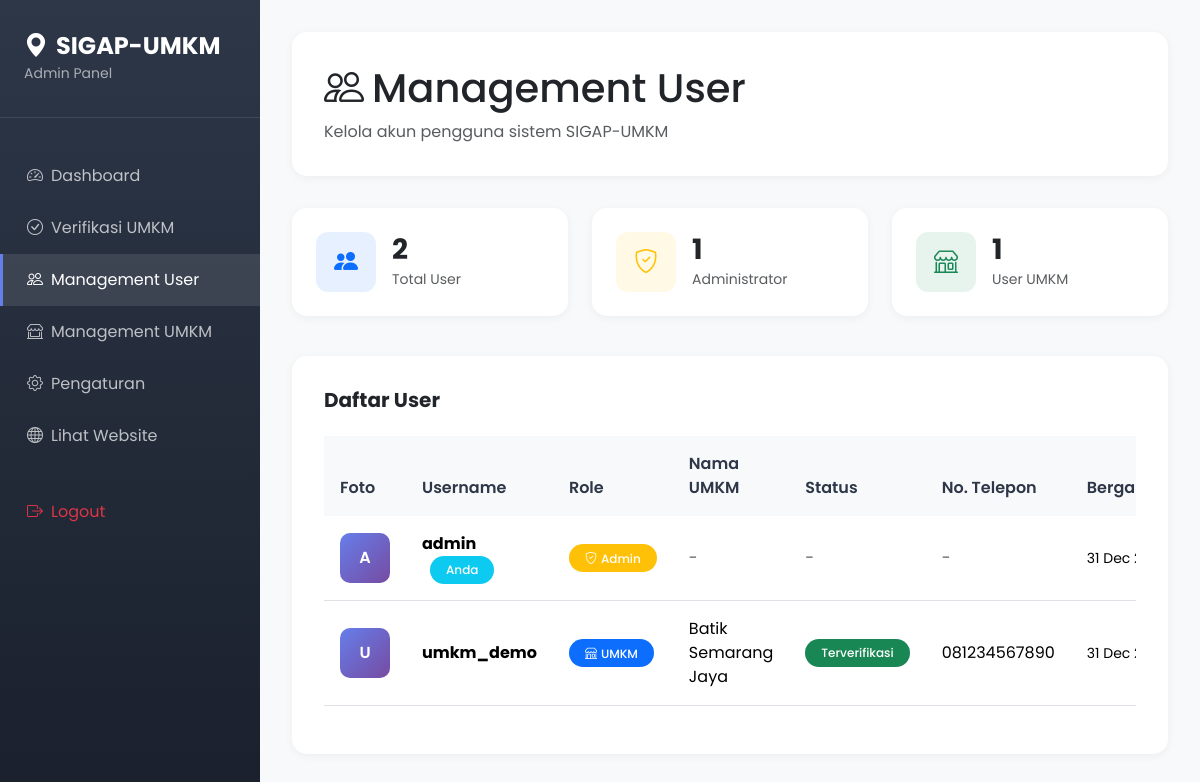
The page /admin/users.php (signed in) on the database its author committed.
### tables this page shows
CREATE TABLE users (
    id INT AUTO_INCREMENT PRIMARY KEY,
    username VARCHAR(50) UNIQUE NOT NULL,
    password VARCHAR(255) NOT NULL,
    role ENUM('admin', 'umkm') NOT NULL DEFAULT 'umkm',
    foto_profil VARCHAR(255) NULL,
    no_telepon VARCHAR(20) NULL,
    created_at TIMESTAMP DEFAULT CURRENT_TIMESTAMP,
    updated_at TIMESTAMP DEFAULT CURRENT_TIMESTAMP ON UPDATE CURRENT_TIMESTAMP,
    INDEX idx_username (username)
);

### admin/users.php (the view, shortened to what this page needs)
<?php
$database = new Database();
$conn = $database->getConnection();
$query = "SELECT u.*,
          CASE
              WHEN u.role = 'umkm' THEN (SELECT nama_usaha FROM umkm_data WHERE user_id = u.id LIMIT 1)
              ELSE NULL
          END as nama_usaha,
          CASE
              WHEN u.role = 'umkm' THEN (SELECT status_verifikasi FROM umkm_data WHERE user_id = u.id LIMIT 1)
              ELSE NULL
          END as status_verifikasi
          FROM users u
          ORDER BY u.role, u.created_at DESC";
$stmt = $conn->prepare($query);
$stmt->execute();
$users = $stmt->fetchAll();
$stats = [
    'total' => count($users),
    'admin' => count(array_filter($users, fn($u) => $u['role'] === 'admin')),
    'umkm' => count(array_filter($users, fn($u) => $u['role'] === 'umkm'))
];
?>
<!DOCTYPE html>
<html lang="id">
<head>
    <link href="https://cdn.jsdelivr.net/npm/bootstrap@5.3.2/dist/css/bootstrap.min.css" rel="stylesheet">
    <link rel="stylesheet" href="https://cdn.jsdelivr.net/npm/bootstrap-icons@1.11.1/font/bootstrap-icons.css">
</head>
<body>
    <nav class="sidebar">
        <div class="sidebar-brand">
            <h4><i class="bi bi-geo-alt-fill me-2"></i>SIGAP-UMKM</h4>
            <small>Admin Panel</small>
        </div>
        <ul class="nav flex-column">
            <li class="nav-item">
                <a class="nav-link" href="index.php">
                    <i class="bi bi-speedometer2 me-2"></i>Dashboard
                </a>
            </li>
            <li class="nav-item">
                <a class="nav-link" href="verifikasi.php">
                    <i class="bi bi-check-circle me-2"></i>Verifikasi UMKM
                </a>
            </li>
            <li class="nav-item">
                <a class="nav-link active" href="users.php">
                    <i class="bi bi-people me-2"></i>Management User
                </a>
            </li>
            <li class="nav-item">
                <a class="nav-link" href="umkm-management.php">
                    <i class="bi bi-shop-window me-2"></i>Management UMKM
                </a>
            </li>
            <li class="nav-item">
                <a class="nav-link" href="settings.php">
                    <i class="bi bi-gear me-2"></i>Pengaturan
                </a>
            </li>
            <li class="nav-item">
                <a class="nav-link" href="../index.php">
                    <i class="bi bi-globe me-2"></i>Lihat Website
                </a>
            </li>
            <li class="nav-item mt-4">
                <a class="nav-link text-danger" href="../auth/logout.php">
                    <i class="bi bi-box-arrow-right me-2"></i>Logout
                </a>
            </li>
        </ul>
    </nav>
    <div class="content-wrapper">
        <div class="page-header">
            <h1><i class="bi bi-people me-2"></i>Management User</h1>
            <p class="text-muted mb-0">Kelola akun pengguna sistem SIGAP-UMKM</p>
        </div>
        <div class="row mb-4">
            <div class="col-md-4 mb-3">
                <div class="stats-card">
                    <div class="d-flex align-items-center">
                        <div class="stats-icon bg-primary bg-opacity-10 text-primary">
                            <i class="bi bi-people-fill"></i>
                        </div>
                        <div class="ms-3">
                            <h3 class="mb-0 fw-bold"><?= $stats['total'] ?></h3>
                            <small class="text-muted">Total User</small>
                        </div>
                    </div>
                </div>
            </div>
            <div class="col-md-4 mb-3">
                <div class="stats-card">
                    <div class="d-flex align-items-center">
                        <div class="stats-icon bg-warning bg-opacity-10 text-warning">
                            <i class="bi bi-shield-check"></i>
                        </div>
                        <div class="ms-3">
                            <h3 class="mb-0 fw-bold"><?= $stats['admin'] ?></h3>
                            <small class="text-muted">Administrator</small>
                        </div>
                    </div>
                </div>
            </div>
            <div class="col-md-4 mb-3">
                <div class="stats-card">
                    <div class="d-flex align-items-center">
                        <div class="stats-icon bg-success bg-opacity-10 text-success">
                            <i class="bi bi-shop"></i>
                        </div>
                        <div class="ms-3">
                            <h3 class="mb-0 fw-bold"><?= $stats['umkm'] ?></h3>
                            <small class="text-muted">User UMKM</small>
                        </div>
                    </div>
                </div>
            </div>
        </div>
        <div class="table-card">
            <h5 class="fw-bold mb-4">Daftar User</h5>
            <div class="table-responsive">
                <table class="table">
                    <thead>
                        <tr>
                            <th>Foto</th>
                            <th>Username</th>
                            <th>Role</th>
                            <th>Nama UMKM</th>
                            <th>Status</th>
                            <th>No. Telepon</th>
                            <th>Bergabung</th>
                        </tr>
                    </thead>
                    <tbody>
                        <?php foreach ($users as $u): ?>
                        <tr>
                            <td>
                                <?php if ($u['foto_profil']): ?>
                                    <img src="../uploads/users/<?= htmlspecialchars($u['foto_profil']) ?>"
                                         class="user-avatar" alt="<?= htmlspecialchars($u['username']) ?>">
                                <?php else: ?>
                                    <div class="user-placeholder">
                                        <?= strtoupper(substr($u['username'], 0, 1)) ?>
                                    </div>
                                <?php endif; ?>
                            </td>
                            <td>
                                <strong><?= htmlspecialchars($u['username']) ?></strong>
                                <?php if ($u['id'] == $_SESSION['user_id']): ?>
                                    <span class="badge bg-info ms-2">Anda</span>
                                <?php endif; ?>
                            </td>
                            <td>
                                <?php if ($u['role'] === 'admin'): ?>
                                    <span class="badge bg-warning">
                                        <i class="bi bi-shield-check me-1"></i>Admin
                                    </span>
                                <?php else: ?>
                                    <span class="badge bg-primary">
                                        <i class="bi bi-shop me-1"></i>UMKM
                                    </span>
                                <?php endif; ?>
                            </td>
                            <td>
                                <?= $u['nama_usaha'] ? htmlspecialchars($u['nama_usaha']) : '<span class="text-muted">-</span>' ?>
                            </td>
                            <td>
                                <?php if ($u['role'] === 'umkm' && $u['status_verifikasi']): ?>
                                    <?php
                                    $badge_class = [
                                        'pending' => 'bg-warning',
                                        'terverifikasi' => 'bg-success',
                                        'ditolak' => 'bg-danger'
                                    ];
                                    ?>
                                    <span class="badge <?= $badge_class[$u['status_verifikasi']] ?? 'bg-secondary' ?>">
                                        <?= ucfirst($u['status_verifikasi']) ?>
                                    </span>
                                <?php else: ?>
                                    <span class="text-muted">-</span>
                                <?php endif; ?>
                            </td>
                            <td><?= $u['no_telepon'] ? htmlspecialchars($u['no_telepon']) : '<span class="text-muted">-</span>' ?></td>
                            <td>
                                <small><?= date('d M Y', strtotime($u['created_at'])) ?></small>
                            </td>
                        </tr>
                        <?php endforeach; ?>
                    </tbody>
                </table>
            </div>
        </div>
    </div>
</body>
</html>

### admin/users.php (style rules this page uses)
* { font-family: 'Poppins', sans-serif; }
body { background: #f8f9fa; }
.sidebar { position: fixed; top: 0; left: 0; height: 100vh; width: 260px; background: linear-gradient(180deg, #2d3748 0%, #1a202c 100%); padding: 2rem 0; z-index: 1000; }
.sidebar-brand { padding: 0 1.5rem 2rem; border-bottom: 1px solid rgba(255, 255, 255, 0.1); margin-bottom: 2rem; }
.sidebar-brand h4 { color: white; font-weight: 700; margin: 0; }
.sidebar-brand small { color: rgba(255, 255, 255, 0.6); }
.nav-link { color: rgba(255, 255, 255, 0.7); padding: 0.875rem 1.5rem; transition: all 0.3s; border-left: 3px solid transparent; }
.nav-link:hover, .nav-link.active { color: white; background: rgba(255, 255, 255, 0.1); border-left-color: #667eea; }
.content-wrapper { margin-left: 260px; padding: 2rem; min-height: 100vh; }
.page-header { background: white; padding: 2rem; border-radius: 15px; box-shadow: 0 2px 10px rgba(0, 0, 0, 0.05); margin-bottom: 2rem; }
.stats-card { background: white; border-radius: 15px; padding: 1.5rem; box-shadow: 0 2px 10px rgba(0, 0, 0, 0.05); transition: all 0.3s; }
.stats-icon { width: 60px; height: 60px; border-radius: 12px; display: flex; align-items: center; justify-content: center; font-size: 1.5rem; }
.table-card { background: white; border-radius: 15px; padding: 2rem; box-shadow: 0 2px 10px rgba(0, 0, 0, 0.05); }
.table thead th { background: #f8f9fa; font-weight: 600; color: #2d3748; border: none; padding: 1rem; }
.table tbody td { padding: 1rem; vertical-align: middle; }
.user-placeholder { width: 50px; height: 50px; border-radius: 10px; background: linear-gradient(135deg, #667eea 0%, #764ba2 100%); display: flex; align-items: center; justify-content: center; color: white; font-weight: 600; }
.badge { padding: 0.5rem 1rem; border-radius: 20px; font-weight: 500; }

### rows shown on the page
users: username "A", username "admin", shows "Anda", role "admin" (drawn), created_at "31 Dec…"
users: username "U", username "umkm_demo", role "umkm" (drawn), nama_usaha "Batik Semarang Jaya", status_verifikasi "Terverifikasi", no_telepon "081234567890", created_at "31 Dec…"

### other values the page prints
$stats['total'] "2"
$stats['admin'] "1"
$stats['umkm'] "1"
